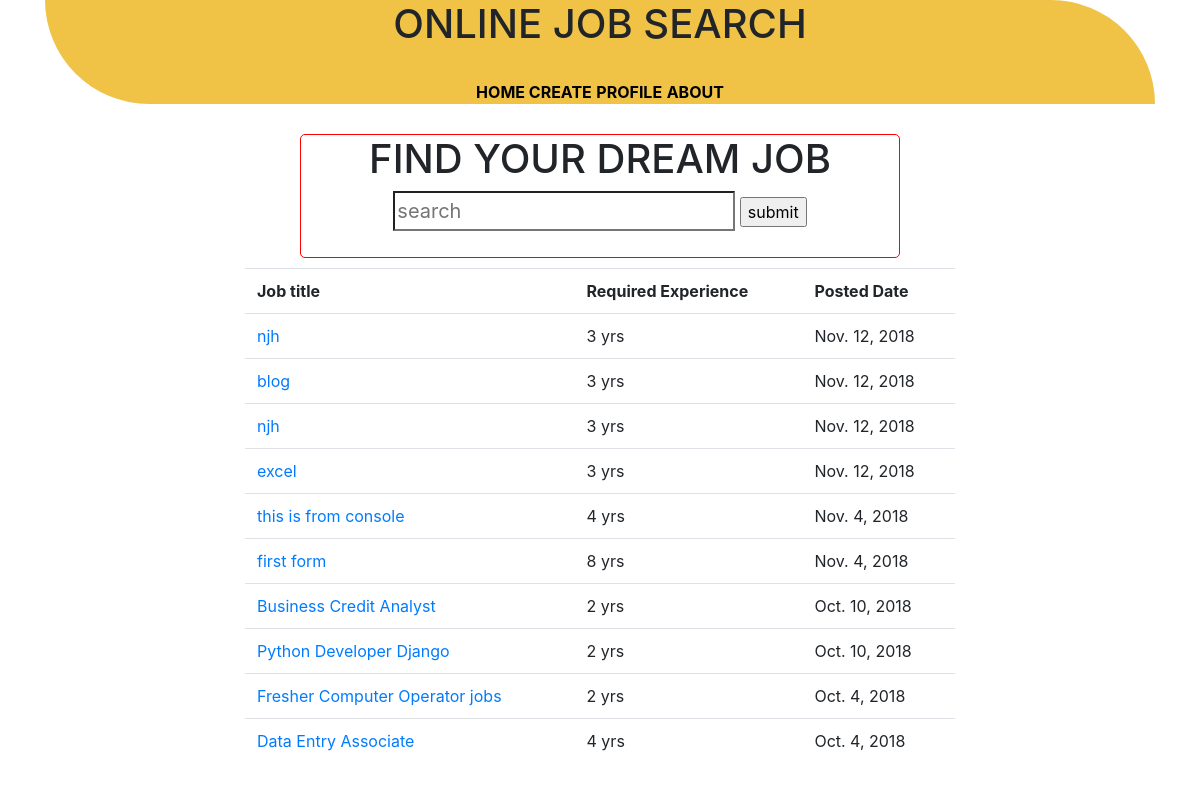
The app's page / (signed in), older data.
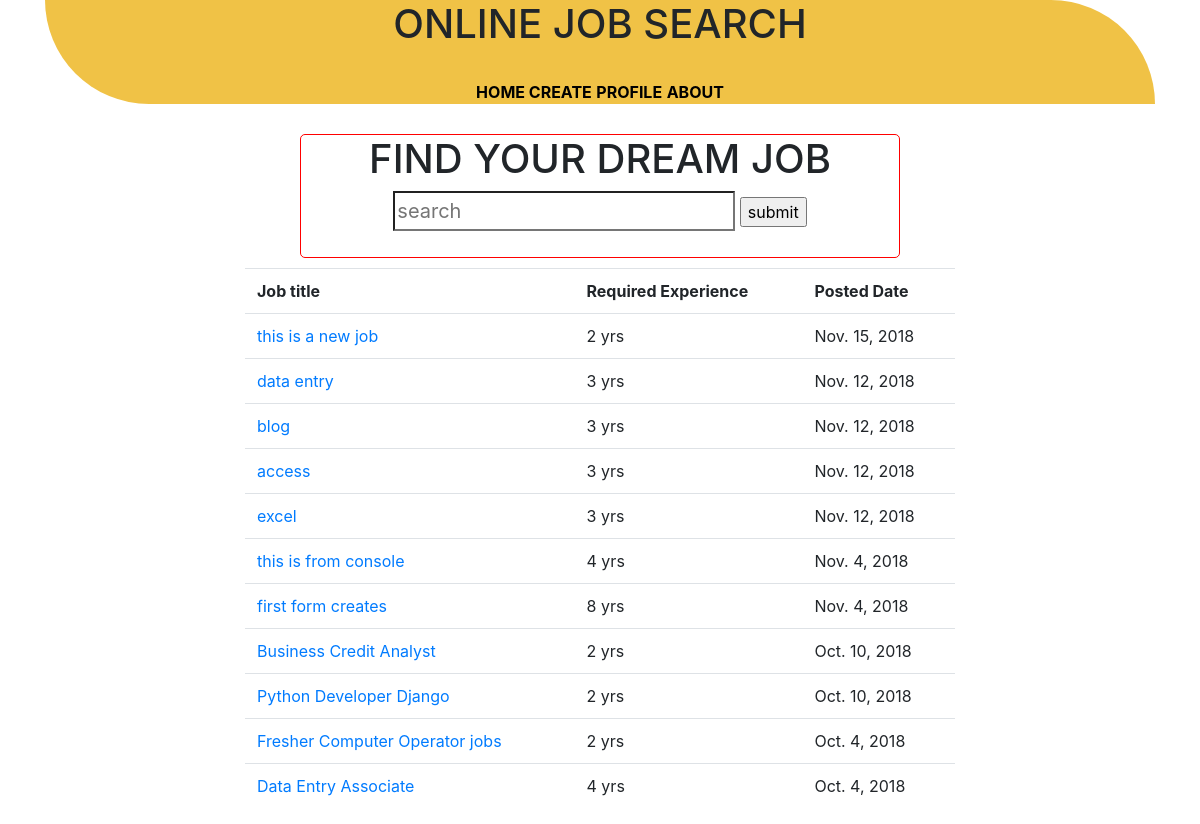
The same page, newer data.
### app/models.py (models this page shows, shortened)
class JOB_POSTING(models.Model):
    title = models.CharField(max_length=50)
    name = models.CharField(max_length=30)
    discription = models.TextField()
    contact = models.IntegerField()
    mail = models.EmailField()
    date = models.DateField(default=datetime.now,null=True)
    exp = models.IntegerField()
    location = models.CharField(max_length=20)
    employer = models.ForeignKey(User,on_delete=models.CASCADE)       #used to connecting the user table

### app/views.py (the view)
# urls.py: 2. Add a URL to urlpatterns:  path('', views.home, name='home')
@login_required
def home (request):
    data = JOB_POSTING.objects.all().order_by('-date')
    return render(request,'home.html',{"job":data})

### templates/home.html (shortened to what this page needs)
{% extends 'layout.html' %}
{% block main %}
<div class="main" style="padding-top:10px;" >
        <div style="text-align: center;margin: 0 auto; width: 600px; border: 1px solid red;border-radius: 5px;">
            <div>
                <h1>
                    <center>
                        FIND YOUR DREAM JOB
                    </center>
                </h1>
                <div style="padding-bottom:10px">
                  <form method="POST" action="/searching/">
                  <input class=form type = "search" name = "search" placeholder = "search" />
                <input type="submit" value="submit" />
                </form>
            </div>
            </div>
        </div>
{% if search %}
<p>You are find for <b>{{key}}</b></p>
<table class="table">
    <tr>
        <th>Job title</th>
        <th>Required Experience</th>
        <th>Posted Date</th>
    </tr>
    {% for i in search %}
        <tr>
            <td> <a href="/job/{{i.id}}">{{ i.title }}</a></td>
            <td>{{ i.exp }} yrs</td>
            <td>{{i.date}}</td>
        </tr>
    {% endfor %}
</table>
{% else %}
    <table class="table"  style="margin-top:10px;">
        <tr>
            <th>Job title</th>
            <th>Required Experience</th>
            <th>Posted Date</th>
        </tr>
        {% for i in job %}
            <tr>
                <td> <a href="/job/{{i.id}}">{{ i.title }}</a></td>
                <td>{{ i.exp }} yrs</td>
                <td>{{i.date}}</td>
            </tr>
        {% endfor %}
    </table>
{% endif %}
{% endblock %}

Row changes from the older to the newer data that the page shows:
added JOB_POSTING: title "this is a new job", exp "2", date "Nov. 15, 2018"
changed JOB_POSTING: title "njh" → "data entry"
changed JOB_POSTING: title "njh" → "access"
changed JOB_POSTING: title "first form" → "first form creates"
